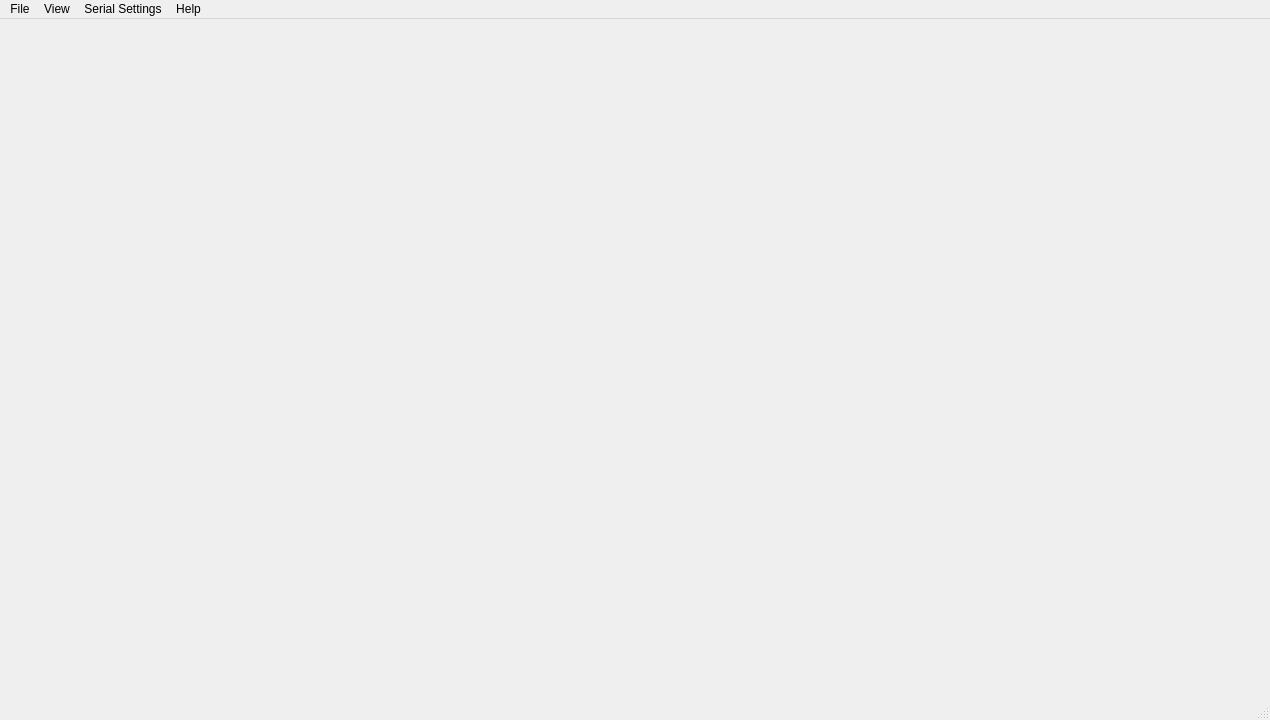
<?xml version="1.0" encoding="UTF-8"?>
<ui version="4.0">
 <class>MainWindow</class>
 <widget class="QMainWindow" name="MainWindow">
  <property name="geometry">
   <rect>
    <x>0</x>
    <y>0</y>
    <width>1270</width>
    <height>720</height>
   </rect>
  </property>
  <property name="windowTitle">
   <string>MainWindow</string>
  </property>
  <widget class="QWidget" name="centralwidget">
   <layout class="QGridLayout" name="gridLayout"/>
  </widget>
  <widget class="QMenuBar" name="menubar">
   <property name="geometry">
    <rect>
     <x>0</x>
     <y>0</y>
     <width>1270</width>
     <height>21</height>
    </rect>
   </property>
   <widget class="QMenu" name="menuFile">
    <property name="title">
     <string>File</string>
    </property>
    <addaction name="actionSave_As"/>
    <addaction name="actionSave"/>
    <addaction name="separator"/>
    <addaction name="actionExit"/>
   </widget>
   <widget class="QMenu" name="menuView">
    <property name="title">
     <string>View</string>
    </property>
   </widget>
   <widget class="QMenu" name="menuSerial_Settings">
    <property name="title">
     <string>Serial Settings</string>
    </property>
    <addaction name="actionPort"/>
    <addaction name="actionBaud_Rate"/>
    <addaction name="actionStop_Bits"/>
   </widget>
   <widget class="QMenu" name="menuHelp">
    <property name="title">
     <string>Help</string>
    </property>
    <addaction name="separator"/>
    <addaction name="actionAbout"/>
    <addaction name="actionCredits"/>
   </widget>
   <addaction name="menuFile"/>
   <addaction name="menuView"/>
   <addaction name="menuSerial_Settings"/>
   <addaction name="menuHelp"/>
  </widget>
  <widget class="QStatusBar" name="statusbar"/>
  <action name="actionPort">
   <property name="text">
    <string>Port</string>
   </property>
  </action>
  <action name="actionBaud_Rate">
   <property name="text">
    <string>Baud Rate</string>
   </property>
  </action>
  <action name="actionStop_Bits">
   <property name="text">
    <string>Stop Bits</string>
   </property>
  </action>
  <action name="actionAbout">
   <property name="text">
    <string>About</string>
   </property>
  </action>
  <action name="actionCredits">
   <property name="text">
    <string>Credits</string>
   </property>
  </action>
  <action name="actionSave_As">
   <property name="text">
    <string>Save As              ctrl+shift+s</string>
   </property>
   <property name="iconText">
    <string>Save As              ctrl+shift+s</string>
   </property>
   <property name="toolTip">
    <string> (ctrl+shift+s)</string>
   </property>
  </action>
  <action name="actionSave">
   <property name="text">
    <string>Save</string>
   </property>
   <property name="toolTip">
    <string>Save (ctrl+s)</string>
   </property>
  </action>
  <action name="actionExit">
   <property name="text">
    <string>Exit</string>
   </property>
   <property name="toolTip">
    <string>Exit (Ctrl+Q)</string>
   </property>
  </action>
 </widget>
 <resources/>
 <connections/>
</ui>
